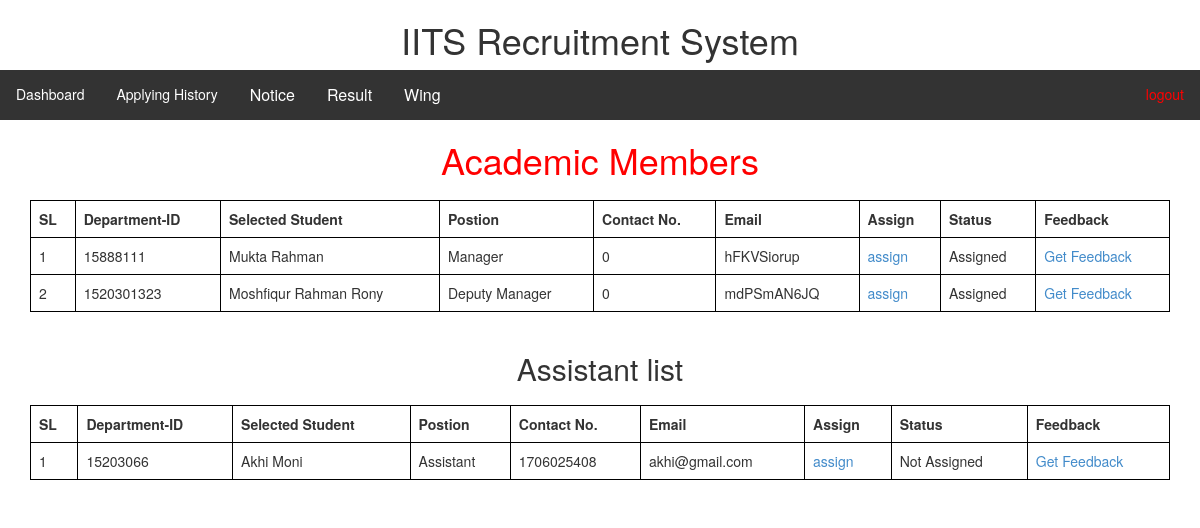
Page /Academic-wing.php on the committed database.
### tables this page shows
CREATE TABLE `applyform` (
  `ID` int(11) NOT NULL,
  `password` varchar(255) NOT NULL,
  `position` varchar(500) NOT NULL,
  `name` varchar(500) NOT NULL,
  `dept-id` int(11) NOT NULL,
  `Program` varchar(500) NOT NULL,
  `wing` varchar(1200) NOT NULL,
  `CGPA` float NOT NULL,
  `Address` varchar(500) NOT NULL,
  `Contact` int(11) NOT NULL,
  `E-mail` varchar(500) NOT NULL,
  `Facebook` varchar(500) NOT NULL,
  `association` varchar(500) NOT NULL,
  `Experience` varchar(500) NOT NULL,
  `choosing-position` varchar(500) NOT NULL,
  `serve` varchar(500) NOT NULL,
  `selected` tinyint(1) DEFAULT NULL,
  `imgdir` varchar(200) NOT NULL
);

### Academic-wing.php (the view, shortened to what this page needs)
<?php include('header/admin-header.php'); ?>
<h1 align="center" style="color: red;">Academic Members</h1>
<!DOCTYPE html>
<html>
<head>
</head>
<body>
<div class="container" id='getp'>
<table class="table" align="center" width="60%">
        <thead>
        <tr>
            <td><b>SL</b></td>
            <td><b>Department-ID</b></td>
            <td><b>Selected Student</b></td>
            <td><b>Postion</b></td>
            <td><b>Contact No.</b></td>
            <td><b>Email</b></td>
            <td><b>Assign</b></td>
            <td><b>Status</b></td>
            <td><b>Feedback</b></td>
        </tr>
        </thead>
    <?php
    include('dbcon.php');
    $sql = "SELECT * FROM applyform WHERE selected=1 AND wing='Academic' AND position LIKE '%Manager%' ";
    $qry = mysqli_query($connection, $sql);
 $SL = 0;
    if (mysqli_num_rows($qry) > 0) {
        while ($row = mysqli_fetch_assoc($qry)) {
            ?>
            <tr>
                    <td><?php
                        $SL = $SL + 1;
                        echo $SL; ?></td>
                    <td><?php echo $row["dept-id"]; ?></td>
                    <td><?php echo $row["name"]; ?></td>
                    <td><?php echo $row["position"]; ?></td>
                     <td><?php echo $row["Contact"]; ?></td>
                     <td><?php echo $row["E-mail"]; ?></td>
                     <td><a href="asign.php?id=<?php echo $row['ID'] ?>">assign</a></td>
                    <td>
                       <?php
                        $id = $row['dept-id'];
                        $sql = "SELECT * FROM work where stuid='$id'";
                        $qry2 = mysqli_query($connection, $sql);
                        if($qry2){
                            if (mysqli_num_rows($qry2) > 0){
                                echo "Assigned";
                            }else{
                                echo "Not Assigned";
                            }
                        }
                        ?>
                    </td>
                   <td><a href="getfeed.php?id=<?php echo $row['dept-id'] ?>">Get Feedback</a></td>
                </tr>
            <?php
        }
    } else {
        echo "not viewed";
    }
    ?>
</table>
</div>
<h2 align="center">Assistant list</h2>
<div class="container" id='getp'>
    <table class="table" align="center" width="60%">
        <thead>
        <tr>
            <td><b>SL</b></td>
            <td><b>Department-ID</b></td>
            <td><b>Selected Student</b></td>
            <td><b>Postion</b></td>
            <td><b>Contact No.</b></td>
            <td><b>Email</b></td>
            <td><b>Assign</b></td>
            <td><b>Status</b></td>
            <td><b>Feedback</b></td>
        </tr>
        </thead>
        <tbody>
        <?php
        include('dbcon.php');
        $sql = "SELECT * FROM applyform WHERE selected=1 AND position='Assistant' AND wing='Academic'";
        $qry = mysqli_query($connection, $sql);
        ?>
        <?php
        $SL = 0;
        if (mysqli_num_rows($qry) > 0) {
            while ($row = mysqli_fetch_assoc($qry)) {
                ?>
                <tr>
                    <td><?php
                        $SL = $SL + 1;
                        echo $SL; ?></td>
                    <td><?php echo $row["dept-id"]; ?></td>
                    <td><?php echo $row["name"]; ?></td>
                    <td><?php echo $row["position"]; ?></td>
                     <td><?php echo $row["Contact"]; ?></td>
                     <td><?php echo $row["E-mail"]; ?></td>
                     <td><a href="asign.php?id=<?php echo $row['ID'] ?>">assign</a></td>
                    <td>
                       <?php
                        $id = $row['dept-id'];
                        $sql = "SELECT * FROM work where stuid='$id'";
                        $qry2 = mysqli_query($connection, $sql);
                        if($qry2){
                            if (mysqli_num_rows($qry2) > 0){
                                echo "Assigned";
                            }else{
                                echo "Not Assigned";
                            }
                        }
                        ?>
                    </td>
                    <td><a href="getfeed.php?id=<?php echo $row['dept-id'] ?>">Get Feedback</a></td>
                </tr>
                <?php
            }
        } else {
            echo "not viewed";
        }
        ?>
        </tbody>
    </table>
</div>
</body>
</html>

### header/admin-header.php (style rules this page uses)
.container { margin-top:20px; }

### Academic-wing.php (style rules this page uses)
tr td { border: 1px solid black; }
table { border: 1px solid black; }

### rows in the picture
applyform: value "15888111", name "Mukta Rahman", position "Manager", Contact "0", value "hFKVSiorup"
applyform: value "1520301323", name "Moshfiqur Rahman Rony", position "Deputy Manager", Contact "0", value "mdPSmAN6JQ"
applyform: value "15203066", name "Akhi Moni", position "Assistant", Contact "1706025408", value "akhi@gmail.com"
